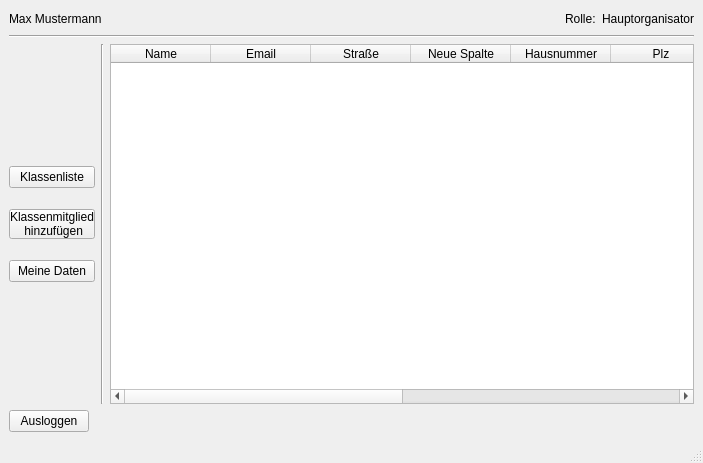
<?xml version="1.0" encoding="UTF-8"?>
<ui version="4.0">
 <class>ShowKlassenlisteView</class>
 <widget class="QMainWindow" name="ShowKlassenlisteView">
  <property name="geometry">
   <rect>
    <x>0</x>
    <y>0</y>
    <width>703</width>
    <height>463</height>
   </rect>
  </property>
  <property name="windowTitle">
   <string>MainWindow</string>
  </property>
  <widget class="QWidget" name="centralwidget">
   <layout class="QVBoxLayout" name="verticalLayout_2">
    <item>
     <layout class="QHBoxLayout" name="horizontalLayout_3">
      <item>
       <widget class="QLabel" name="usernameLbl">
        <property name="focusPolicy">
         <enum>Qt::NoFocus</enum>
        </property>
        <property name="styleSheet">
         <string notr="true"/>
        </property>
        <property name="text">
         <string>Max Mustermann</string>
        </property>
       </widget>
      </item>
      <item>
       <spacer name="horizontalSpacer_3">
        <property name="orientation">
         <enum>Qt::Horizontal</enum>
        </property>
        <property name="sizeHint" stdset="0">
         <size>
          <width>40</width>
          <height>20</height>
         </size>
        </property>
       </spacer>
      </item>
      <item>
       <widget class="QLabel" name="rolleLabel_3">
        <property name="text">
         <string>Rolle:</string>
        </property>
       </widget>
      </item>
      <item>
       <widget class="QLabel" name="rolleLbl">
        <property name="text">
         <string>Hauptorganisator</string>
        </property>
       </widget>
      </item>
     </layout>
    </item>
    <item>
     <widget class="Line" name="line">
      <property name="orientation">
       <enum>Qt::Horizontal</enum>
      </property>
     </widget>
    </item>
    <item>
     <layout class="QHBoxLayout" name="horizontalLayout">
      <item>
       <layout class="QVBoxLayout" name="verticalLayout">
        <item>
         <spacer name="verticalSpacer_2">
          <property name="orientation">
           <enum>Qt::Vertical</enum>
          </property>
          <property name="sizeHint" stdset="0">
           <size>
            <width>20</width>
            <height>40</height>
           </size>
          </property>
         </spacer>
        </item>
        <item>
         <widget class="QPushButton" name="klassenlisteBtn">
          <property name="text">
           <string>Klassenliste</string>
          </property>
          <property name="default">
           <bool>false</bool>
          </property>
          <property name="flat">
           <bool>false</bool>
          </property>
         </widget>
        </item>
        <item>
         <widget class="QPushButton" name="addKmBtn">
          <property name="styleSheet">
           <string notr="true">margin-top: 15px;
margin-bottom: 15px;</string>
          </property>
          <property name="text">
           <string>Klassenmitglied
 hinzufügen</string>
          </property>
          <property name="autoDefault">
           <bool>false</bool>
          </property>
          <property name="flat">
           <bool>false</bool>
          </property>
         </widget>
        </item>
        <item>
         <widget class="QPushButton" name="meineDatenbtn">
          <property name="text">
           <string>Meine Daten</string>
          </property>
          <property name="default">
           <bool>false</bool>
          </property>
          <property name="flat">
           <bool>false</bool>
          </property>
         </widget>
        </item>
        <item>
         <spacer name="verticalSpacer">
          <property name="orientation">
           <enum>Qt::Vertical</enum>
          </property>
          <property name="sizeHint" stdset="0">
           <size>
            <width>20</width>
            <height>40</height>
           </size>
          </property>
         </spacer>
        </item>
       </layout>
      </item>
      <item>
       <widget class="Line" name="line_2">
        <property name="orientation">
         <enum>Qt::Vertical</enum>
        </property>
       </widget>
      </item>
      <item>
       <widget class="QTableWidget" name="tableWidget">
        <column>
         <property name="text">
          <string>Name</string>
         </property>
        </column>
        <column>
         <property name="text">
          <string>Email</string>
         </property>
        </column>
        <column>
         <property name="text">
          <string>Straße</string>
         </property>
        </column>
        <column>
         <property name="text">
          <string>Neue Spalte</string>
         </property>
        </column>
        <column>
         <property name="text">
          <string>Hausnummer</string>
         </property>
        </column>
        <column>
         <property name="text">
          <string>Plz</string>
         </property>
        </column>
        <column>
         <property name="text">
          <string>Ort</string>
         </property>
        </column>
        <column>
         <property name="text">
          <string>Neue Spalte</string>
         </property>
        </column>
        <column>
         <property name="text">
          <string>Land</string>
         </property>
        </column>
        <column>
         <property name="text">
          <string>Kommentar</string>
         </property>
        </column>
       </widget>
      </item>
     </layout>
    </item>
    <item>
     <layout class="QHBoxLayout" name="horizontalLayout_5">
      <item>
       <widget class="QPushButton" name="ausloggenButton">
        <property name="text">
         <string>Ausloggen</string>
        </property>
       </widget>
      </item>
      <item>
       <spacer name="horizontalSpacer">
        <property name="orientation">
         <enum>Qt::Horizontal</enum>
        </property>
        <property name="sizeHint" stdset="0">
         <size>
          <width>40</width>
          <height>20</height>
         </size>
        </property>
       </spacer>
      </item>
     </layout>
    </item>
   </layout>
  </widget>
  <widget class="QMenuBar" name="menubar">
   <property name="geometry">
    <rect>
     <x>0</x>
     <y>0</y>
     <width>703</width>
     <height>21</height>
    </rect>
   </property>
  </widget>
  <widget class="QStatusBar" name="statusbar"/>
 </widget>
 <resources/>
 <connections/>
</ui>
